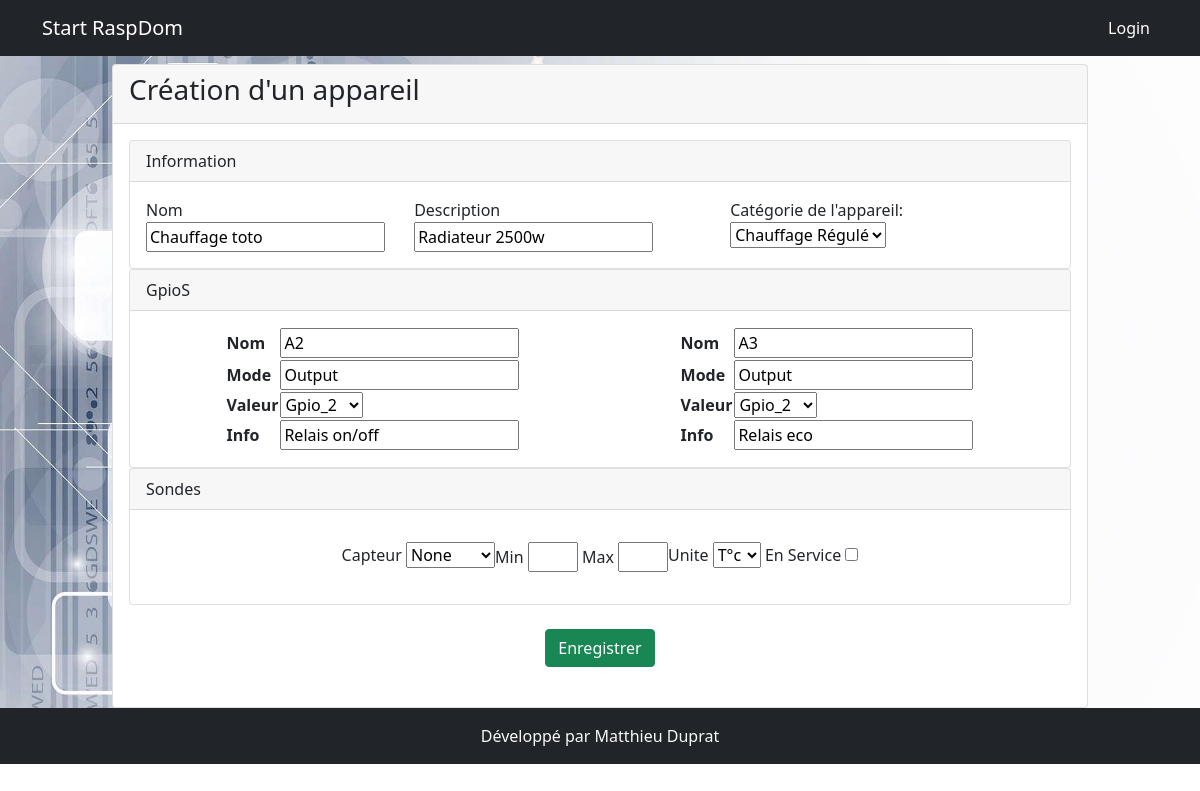
Page /appareil/1 on the earlier database version.
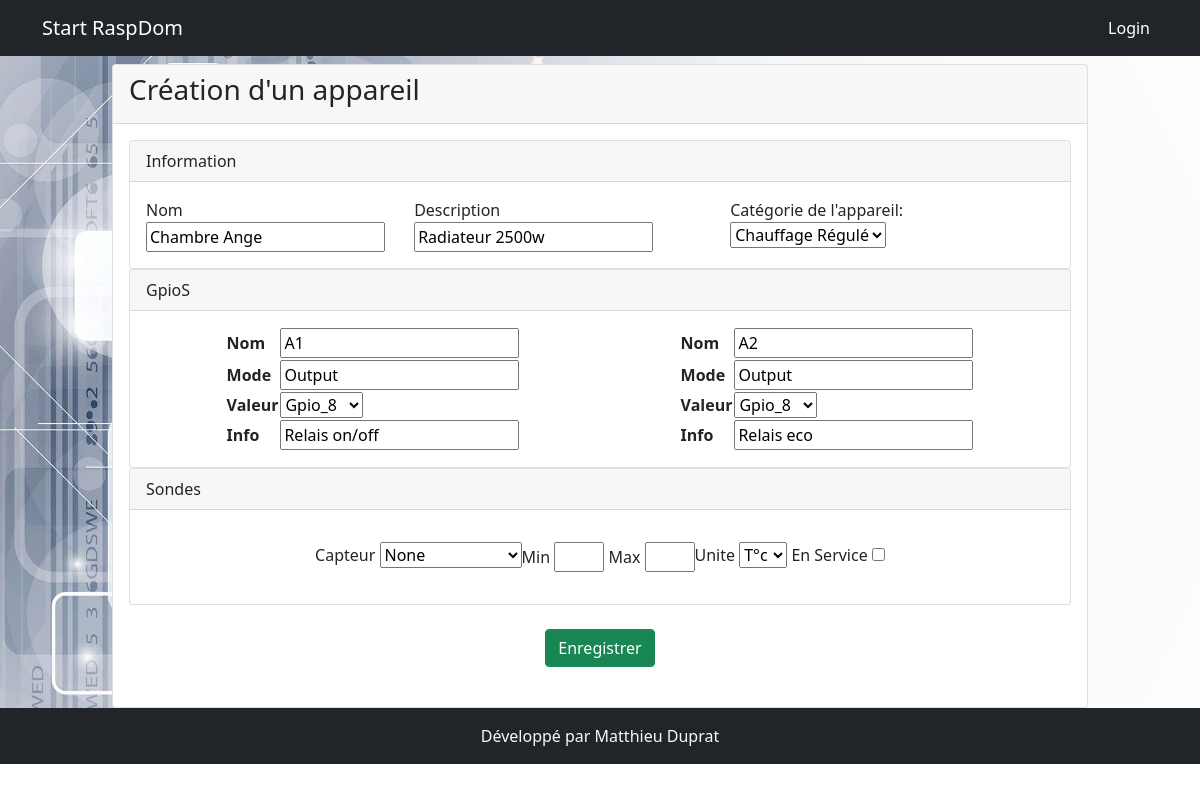
Same page on the later database version.
### models.py (models this page shows, shortened)
class Appareil(db.Model):
    id = db.Column(db.Integer, primary_key=True)
    nom = db.Column(db.String(200))
    description = db.Column(db.String(200))
    categorieappareil = db.Column(db.String(200), nullable=True)
    sortie = db.Column(db.String(200), nullable=True)
    image = db.Column(db.String(200), nullable=True)
    gpios = db.relationship('Gpio', backref='appareil', lazy=True)
    order_gpio = db.Column(db.String(200))
    nbre_gpio = db.Column(db.Integer)
    programmations = db.relationship('Programmation', backref='appareil_programmation', lazy=True)
    mode_de_marche = db.relationship('ModeDeMarche', uselist=False,  backref='appareil_mode_de_marche', lazy=True)
    auto = db.relationship('Auto', uselist=False, backref='appareil_auto', lazy=True)
    sonde_id = db.Column(db.Integer, db.ForeignKey('sonde.id'))
    manuel = db.relationship('Manuel', uselist=False, backref='appareil_ordre', lazy=True)
    label = db.Column(db.String(250))

### app.py (the view, shortened to what this page needs)
@app.route('/appareil/<int:appareil_id>', methods=['POST','GET'])
def edit_appareil(appareil_id):
    appareil = Appareil.query.get(appareil_id)
    appareilform = AppareilForm(request.form)
    gpios = Gpio.query.order_by('mode','nom').all()
    instance_appareil = globals()[appareil.categorieappareil](appareil)
    if appareilform.validate_on_submit():
        if instance_appareil.sonde:
            sonde = Sonde.query.get(int((appareilform.sondes.data)[0]['capteur']))
            if sonde is None:
                sonde = Sonde()
                sonde.appareil_id = appareil_id
            data = (appareilform.sondes.data)[0]
            sonde.appareil_id = appareil.id
            sonde.min = data['min']
            sonde.max = data['max']
            sonde.en_service = data['en_service']
            sonde.unite = data['unite']
            db.session.add(sonde)
            db.session.commit()
            appareil.sonde_id = sonde.id
        appareil.nom = appareilform.nom.data
        appareil.categorieappareil = appareilform.categorieappareil.data
        appareil.description = appareilform.description.data
        gpios_delete = Gpio.query.filter_by(appareil_id=appareil_id).all()
        gpios_order = list()
        if appareil.sonde_id:
            gpios_order.append('ds1820_'+str(sonde.id))
        for data in gpios_delete:
            db.session.delete(data)
            db.session.commit()
        for data in appareilform.gpios.data:
            gpioform = GpioForm()
            gpioform.nom.data = data['nom']
            gpioform.mode.data = data['mode']
            gpioform.valeur.data = data['valeur']
            gpioform.info.data = data['info']
            gpio = Gpio()
            gpios_order.append(data['valeur'])
            gpio.appareil_id = appareil_id
            if gpioform.validate_on_submit():
                gpioform.populate_obj(gpio)
                db.session.add(gpio)
        appareil.order_gpio = json.dumps(gpios_order)
        db.session.add(appareil)
        db.session.commit()
        if reload():
            print('reload')
        return redirect(url_for('appareils'))
    else:
        print(appareilform.errors)
    appareilform = AppareilForm(obj=appareil, data=request.form)
    gpio_free = Gpio()
    gpio_free = gpio_free.get_free_gpio()
    if instance_appareil.sonde:
        sonde = None
        if sonde is None:
            sonde = Sonde()
        sondeform = SondeForm(obj=sonde)
        sondeform.unite = sonde.unite
        sondeform.min = sonde.min
        sondeform.max = sonde.max
        sondeform.en_service = sonde.en_service
        sondeform.type_sonde = sonde.type_sonde
        appareilform.sondes.append_entry(sondeform)
    return render_template('appareil/appareil.html', appareilform=appareilform, gpios=gpios, appareil=appareil, isSonde=instance_appareil.sonde)

### forms.py
class AppareilForm(FlaskForm):
    choices = list()
    for name, obj in inspect.getmembers(Appareils):
        if inspect.isclass(obj) :
            try:
                if obj.label.__doc__ != None:
                    choices.append((obj.__name__,obj.label.__doc__))
            except:
                print('no label')
    categorieappareil = SelectField(choices=choices)
    nom = StringField()
    description = StringField()
    gpios = FieldList(FormField(GpioForm))
    sondes = FieldList(FormField(SondeForm))

class GpioForm(FlaskForm):
    nom = StringField()
    mode = StringField()
    valeur = SelectField(choices=[], validate_choice=False)
    info = StringField()
    def __init__(self, *args, **kwargs):
        super(GpioForm, self).__init__(*args, **kwargs)
        gpio = Gpio()
        self.valeur.choices = gpio.get_free_gpio()

### templates/appareil/appareil.html (shortened to what this page needs)
{% extends 'base.html'%}
{% block content %}
<div class="row">
    <div class="col-md-10 mx-auto ">
        <div class="card">
            <div class="card-header"><h3>Création d'un appareil</h3></div>
            <div class="card-body">
                <form action="" method="post">
                    <div class="row">
                        <div class="col-12">
                                <div class="card">
                                    <div class="card-header">Information</div>
                                    <div class="card-body d-flex justify-content-between">
                                        <div>{{appareilform.nom.label}}{{appareilform.nom}}</div>
                                            <div>{{appareilform.description.label}}{{appareilform.description}}</div>
                                        <div>Catégorie de l'appareil: {{appareilform.categorieappareil}}</div>
                                    </div>
                    </div>
                        </div>
                    </div>
                    {% if appareilform.gpios %}
                    <div class="row">
                        <div class="col-12">
                                <div class="card">
                                    <div class="card-header">GpioS</div>
                                    <div class="d-flex justify-content-around card-body">
                                        {% for data in appareilform.gpios %}
                                            <div class="">{{data}}</div>
                                        {% endfor %}
                                    </div>
                                </div>
                        </div>
                    </div>
 {% endif %}
                    {% if isSonde %}
                    <div class="row">
                        <div class="col-12">
                         <div class="card ">
                        <div class="card-header">Sondes</div>
                        <div class="card-body">
                        {% for data in appareilform.sondes %}
                            <div class="d-flex justify-content-center">
                                 <p>{{data.capteur.label}} {{data.capteur}}</p>
                                 <p>{{data.min.label}}  {{data.min}} {{data.max.label}}  {{data.max}}</p>
                                <p>{{data.unite.label}} {{data.unite}} {{data.en_service.label}}  {{data.en_service}}</p>
                            </div>
                        {% endfor %}
                        </div>
                    </div>
                    </div>
                    </div>
                    {% endif %}
                        <div class="text-center mx-auto my-4">
                            <input class="btn btn-success" type="submit" value="Enregistrer">
                        </div>
                </form>
            </div>
    </div>
        </div>
</div>
{% endblock %}

Differences in the rows shown:
changed Appareil "Radiateur 2500w": nom "Chauffage toto" → "Chambre Ange"
Other differences:
form field data: "A2" → "A1"
form field data: "Gpio_2" → "Gpio_8"
form field data: "A3" → "A2"
